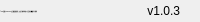
              <widget class="QFrame" name="bottomBar">
               <property name="minimumSize">
                <size>
                 <width>0</width>
                 <height>22</height>
                </size>
               </property>
               <property name="maximumSize">
                <size>
                 <width>16777215</width>
                 <height>22</height>
                </size>
               </property>
               <property name="frameShape">
                <enum>QFrame::Shape::NoFrame</enum>
               </property>
               <property name="frameShadow">
                <enum>QFrame::Shadow::Raised</enum>
               </property>
               <layout class="QHBoxLayout" name="horizontalLayout_5">
                <property name="spacing">
                 <number>0</number>
                </property>
                <property name="leftMargin">
                 <number>0</number>
                </property>
                <property name="topMargin">
                 <number>0</number>
                </property>
                <property name="rightMargin">
                 <number>0</number>
                </property>
                <property name="bottomMargin">
                 <number>0</number>
                </property>
                <item>
                 <widget class="QLabel" name="creditsLabel">
                  <property name="maximumSize">
                   <size>
                    <width>16777215</width>
                    <height>16</height>
                   </size>
                  </property>
                  <property name="font">
                   <font>
                    <family>Segoe UI</family>
                    <pointsize>-1</pointsize>
                    <italic>false</italic>
                    <bold>false</bold>
                   </font>
                  </property>
                  <property name="text">
                   <string>© 2025 金盾 FraudShield 项目组 版权所有，仅用于睿抗机器人开发者大赛展示与评审</string>
                  </property>
                  <property name="alignment">
                   <set>Qt::AlignmentFlag::AlignLeading|Qt::AlignmentFlag::AlignLeft|Qt::AlignmentFlag::AlignVCenter</set>
                  </property>
                 </widget>
                </item>
                <item>
                 <widget class="QLabel" name="version">
                  <property name="text">
                   <string>v1.0.3</string>
                  </property>
                  <property name="alignment">
                   <set>Qt::AlignmentFlag::AlignRight|Qt::AlignmentFlag::AlignTrailing|Qt::AlignmentFlag::AlignVCenter</set>
                  </property>
                 </widget>
                </item>
                <item>
                 <widget class="QFrame" name="frame_size_grip">
                  <property name="minimumSize">
                   <size>
                    <width>20</width>
                    <height>0</height>
                   </size>
                  </property>
                  <property name="maximumSize">
                   <size>
                    <width>20</width>
                    <height>16777215</height>
                   </size>
                  </property>
                  <property name="frameShape">
                   <enum>QFrame::Shape::NoFrame</enum>
                  </property>
                  <property name="frameShadow">
                   <enum>QFrame::Shadow::Raised</enum>
                  </property>
                 </widget>
                </item>
               </layout>
              </widget>
